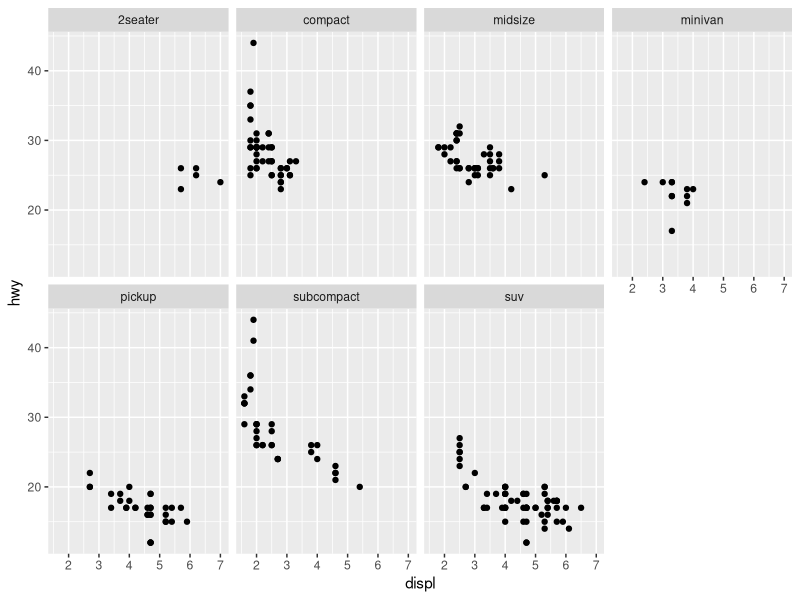
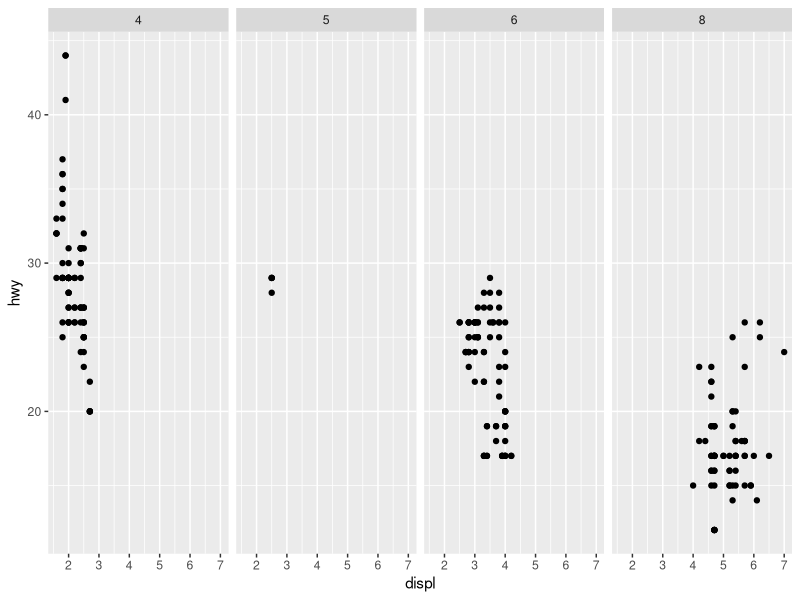
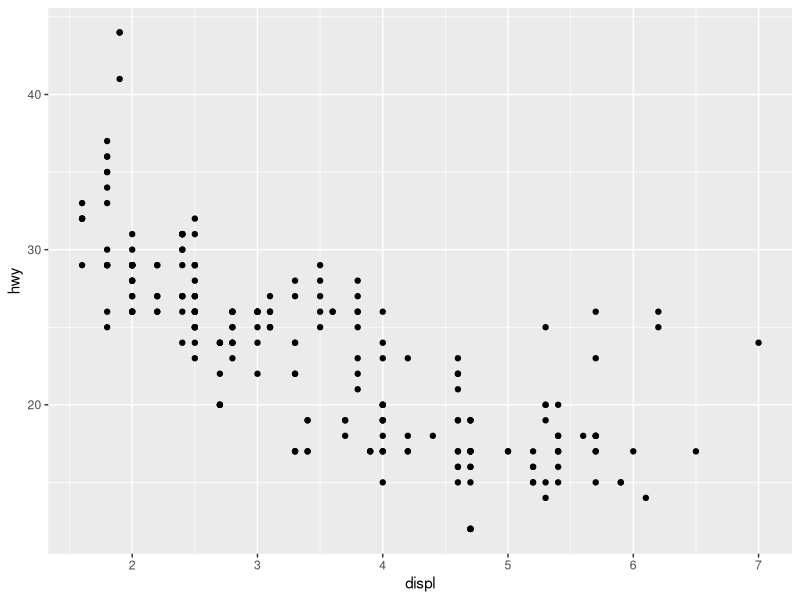
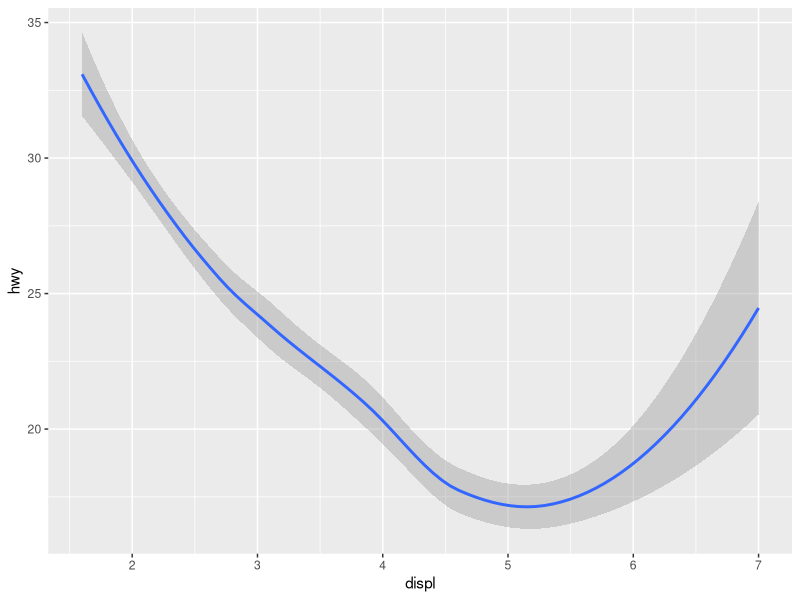
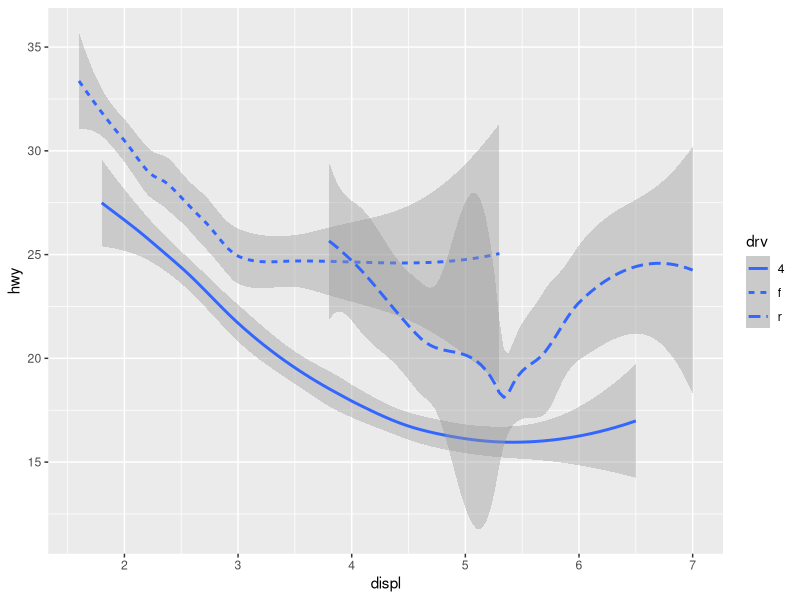
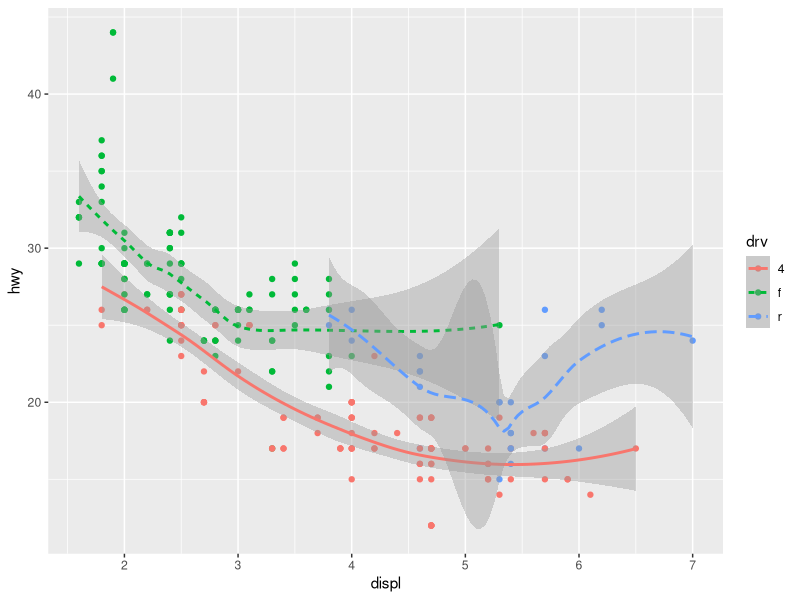
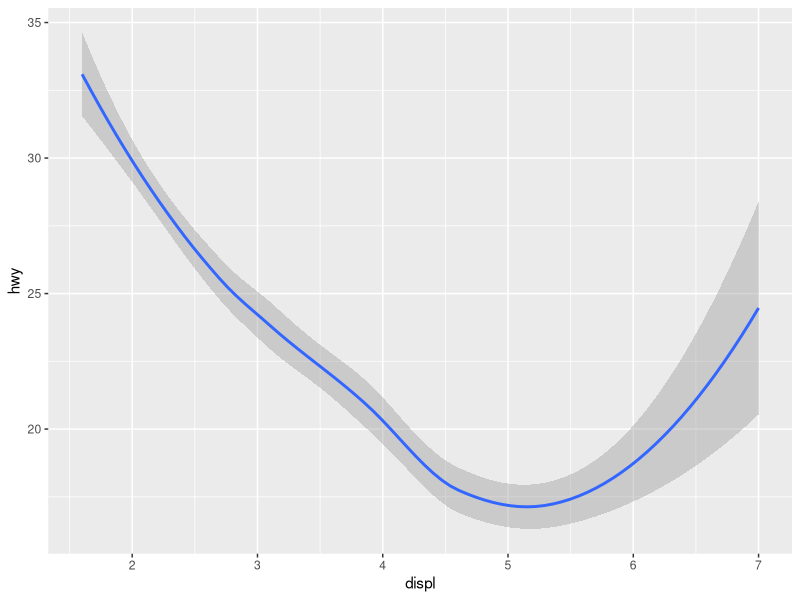
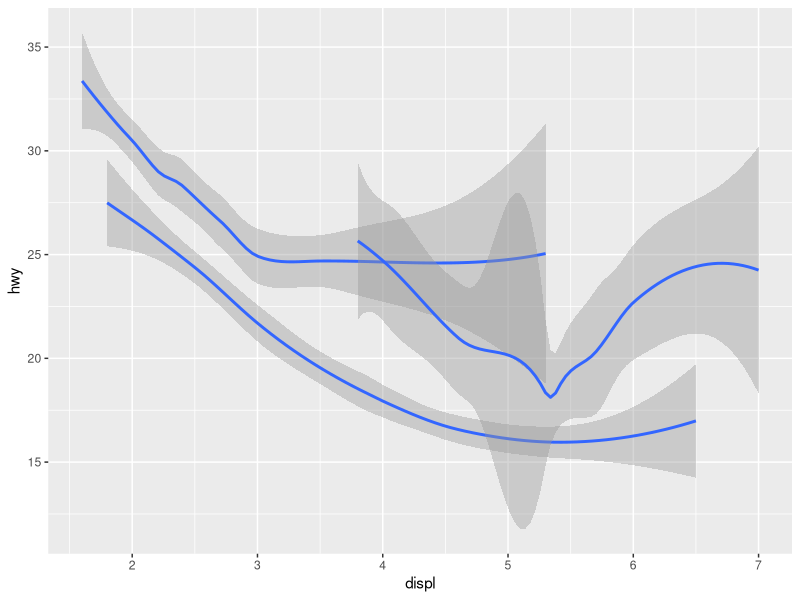

The R source for these figures, in order:
## ---- chunk 1
library(tidyverse)
ggplot(data = mpg) + 
  geom_point(mapping = aes(x = displ, y = hwy)) + 
  facet_wrap(~ class, nrow = 2)
## ---- chunk 2
ggplot(data = mpg) + 
  geom_point(mapping = aes(x = displ, y = hwy)) + facet_grid( ~ cyl)
  facet_grid(drv ~ cyl)
## ---- chunk 3
ggplot(data = mpg) + 
  geom_point(mapping = aes(x = displ, y = hwy))

ggplot(data = mpg) + 
  geom_smooth(mapping = aes(x = displ, y = hwy))
## ---- chunk 4
ggplot(data = mpg) + 
  geom_smooth(mapping = aes(x = displ, y = hwy, linetype = drv))
## ---- chunk 5
ggplot(data = mpg, mapping = aes(x = displ, y = hwy, color = drv)) + 
  geom_point() +
  geom_smooth(mapping = aes(linetype = drv))
## ---- chunk 6
ggplot(data = mpg) +
  geom_smooth(mapping = aes(x = displ, y = hwy))
              
ggplot(data = mpg) +
  geom_smooth(mapping = aes(x = displ, y = hwy, group = drv))
    
ggplot(data = mpg) +
  geom_smooth(mapping = aes(x = displ, y = hwy, color = drv)
  )
## ---- chunk 7
ggplot(data = mpg) + 
  geom_point(mapping = aes(x = displ, y = hwy)) +
  geom_smooth(mapping = aes(x = displ, y = hwy))
## ---- chunk 8
ggplot(data = mpg, mapping = aes(x = displ, y = hwy)) + 
  geom_point(mapping = aes(color = class)) + 
  geom_smooth()
## ---- chunk 9
ggplot(data = mpg, mapping = aes(x = displ, y = hwy)) + 
  geom_point(mapping = aes(color = class)) + 
  geom_smooth(data = filter(mpg, class == "subcompact"), se = FALSE)
## ---- chunk 10
    ggplot(data = mpg, mapping = aes(x = displ, y = hwy)) + 
      geom_point() + 
      geom_smooth(se = FALSE)
    ##
    ggplot(data = mpg, mapping = aes(x = displ, y = hwy)) + 
      geom_smooth(aes(group = drv), se = FALSE) +
      geom_point()
    ##
    ggplot(data = mpg, mapping = aes(x = displ, y = hwy, color = drv)) + 
      geom_point() + 
      geom_smooth(se = FALSE)
    ##
    ggplot(data = mpg, mapping = aes(x = displ, y = hwy)) + 
      geom_point(aes(color = drv)) + 
      geom_smooth(se = FALSE)
    ##
    ggplot(data = mpg, mapping = aes(x = displ, y = hwy)) + 
      geom_point(aes(color = drv)) +
      geom_smooth(aes(linetype = drv), se = FALSE)
    ##
    ggplot(data = mpg, mapping = aes(x = displ, y = hwy)) + 
      geom_point(size = 4, colour = "white") + 
      geom_point(aes(colour = drv))
